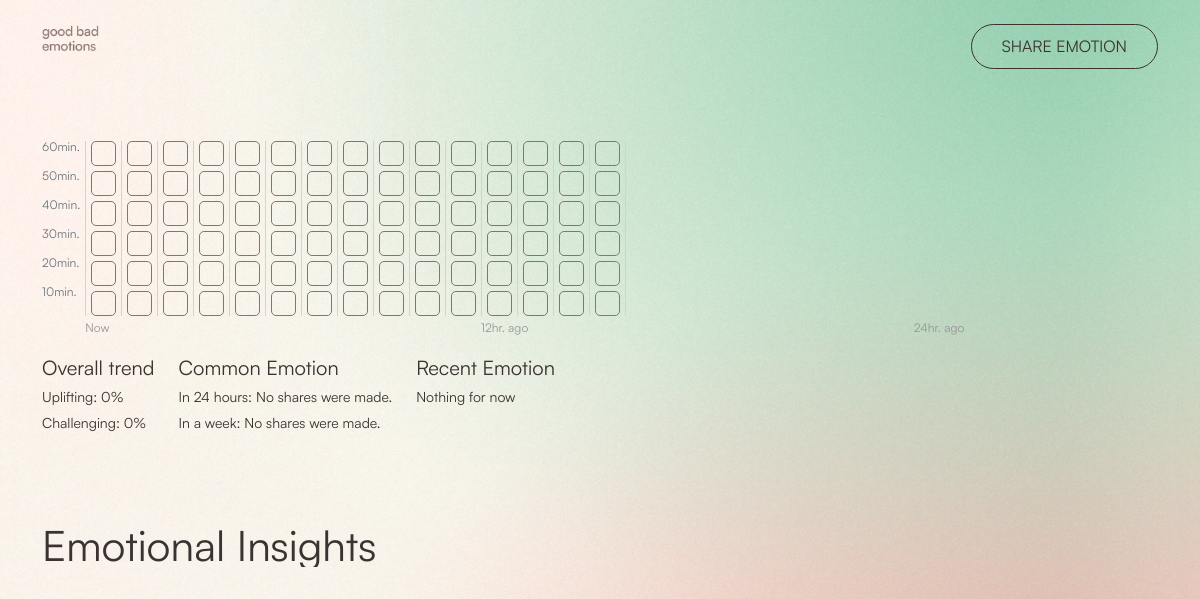
The page /emotions on the database as committed earlier.
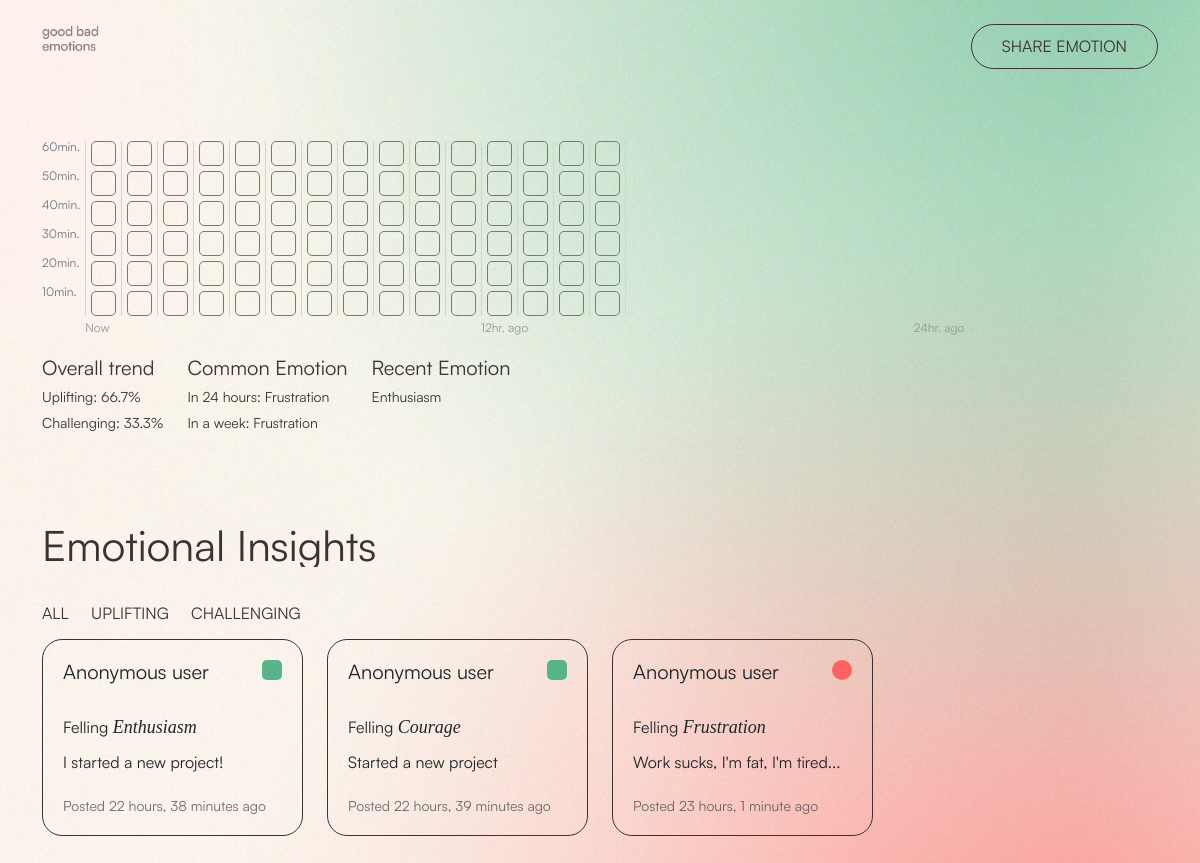
The same page on the database as committed later.
### onboarding/models.py (models this page shows, shortened)
class Emotion(models.Model):
    emotion = models.CharField(max_length=32)
    description = models.TextField(null=True, blank=True)
    type = models.CharField(max_length=16, choices=[('Positive', 'Positive'), ('Negative', 'Negative')], db_index=True)
    group = models.ForeignKey(EmotionGroup, related_name='emotions', on_delete=models.CASCADE)
    def __str__(self):
        return self.emotion

class UserEmotionData(models.Model):
    name = models.CharField(max_length=32, default='Anonymous user', blank=True, null=True, db_index=True)
    energy_choice = models.CharField(max_length=32)
    emotion = models.ForeignKey(Emotion, related_name='user_emotions', on_delete=models.CASCADE)
    reason = models.TextField(max_length=256, default='Chose not to share.', blank=False, null=True)
    created_on = models.DateTimeField(auto_now_add=True, db_index=True)
    class Meta:
        verbose_name_plural = "User Emotion Data"

### main/views.py (the view)
# urls.py: path('emotions', views.emotions, name='emotions'),
def emotions(request):
    current_time = now()
    last_24_hours = current_time - timedelta(hours=24)
    last_7_days = current_time - timedelta(days=7)
    emotion_filter = request.GET.get('filter', 'all')
    base_queryset = UserEmotionData.objects.filter(created_on__gte=last_24_hours).select_related('emotion')
    if emotion_filter == 'positive':
        user_data_queryset = base_queryset.filter(emotion__type='Positive')
    elif emotion_filter == 'negative':
        user_data_queryset = base_queryset.filter(emotion__type='Negative')
    else:
        user_data_queryset = base_queryset
    emotion_types = set(base_queryset.values_list('emotion__type', flat=True).distinct())
    has_positive = 'Positive' in emotion_types
    has_negative = 'Negative' in emotion_types
    emotion_counts = base_queryset.aggregate(
        total=Count('id'),
        positive=Count('id', filter=Q(emotion__type='Positive')),
        negative=Count('id', filter=Q(emotion__type='Negative'))
    )
    total_count = emotion_counts['total']
    if total_count:
        positive_percentage = (emotion_counts['positive'] / total_count * 100)
        negative_percentage = (emotion_counts['negative'] / total_count * 100)
    else:
        positive_percentage = negative_percentage = 0
    most_recent_emotion = base_queryset.order_by('-created_on').first()
    most_popular_24_hours = (
        base_queryset
        .values('emotion__emotion')
        .annotate(count=Count('id'))
        .order_by('-count')
        .first()
    )
    most_popular_7_days = (
        UserEmotionData.objects.filter(created_on__gte=last_7_days)
        .select_related('emotion')
        .values('emotion__emotion')
        .annotate(count=Count('id'))
        .order_by('-count')
        .first()
    )
    user_data_queryset = user_data_queryset.order_by('-created_on')
    paginator = Paginator(user_data_queryset, 8)
    try:
        page_number = int(request.GET.get('page', 1))
        page_number = max(1, min(page_number, paginator.num_pages))
    except (ValueError, TypeError):
        page_number = 1
    page_obj = paginator.page(page_number)
    tracker = EmotionTracker()
    tracker.update_blocks(current_time)
    tracker.add_emotion_data(page_obj)
    formatted_blocks = tracker.get_formatted_data()
    template = 'main/partials/emotion-data.html' if request.headers.get('HX-Request') else 'main/main.html'
    return render(request, template, {
        'user_data': page_obj,
        'has_positive': has_positive,
        'has_negative': has_negative,
        'hour_blocks': formatted_blocks,
        'current_filter': emotion_filter,
        'most_recent_emotion': most_recent_emotion.emotion if most_recent_emotion else None,
        'most_popular_24_days': most_popular_24_hours['emotion__emotion'] if most_popular_24_hours else None,
        'most_popular_7_days': most_popular_7_days['emotion__emotion'] if most_popular_7_days else None,
        'positive_percentage': round(positive_percentage, 1),
        'negative_percentage': round(negative_percentage, 1)
    })

### main/templates/main/main.html (shortened to what this page needs)
{% extends 'base.html' %}
{% load static %}
{% block styles %}
    <link rel="stylesheet" href="{% static 'main/main.css' %}">
{% endblock %}
{% block navbar_extras %}
    <a href="{% url 'step-one' %}" class="cta-button">
        <span>Share emotion</span>
        <div class="mark-group">
        </div>
    </a>
{% endblock %}
{% block content %}
    <div class="container">
        <section class="content-main">
            <div class="chart">
                <div class="row d-flex chart__overflow">
                    <div class="col-12 d-flex">
                        <div class="y-axis-labels">
                            {% for i in "654321"|make_list %}
                                <div class="time-label text-secondary">
                                    <span>{{ i }}0min.</span>
                                </div>
                            {% endfor %}
                        </div>
                        <div class="d-flex flex-column chart__wrapper">
                            <div class="d-flex">
                                {% for block in hour_blocks %}
                                    <div class="hour-block">
                                        <div class="intervals">
                                            {% for interval in block.intervals %}
                                                <div class="cube-tooltip-wrapper">
                                                    {% if interval.dominant == 'positive' %}
                                                        <div class="green-cube cube"
                                                             data-positive="{{ interval.positive }}"
                                                             data-negative="{{ interval.negative }}"></div>
                                                    {% elif interval.dominant == 'negative' %}
                                                        <div class="red-circle cube"
                                                             data-positive="{{ interval.positive }}"
                                                             data-negative="{{ interval.negative }}"></div>
                                                    {% elif interval.dominant == 'equal' %}
                                                        <div class="equal-circle cube"
                                                             data-positive="{{ interval.positive }}"
                                                             data-negative="{{ interval.negative }}"></div>
                                                    {% else %}
                                                        <div class="gray-cube cube"
                                                             data-positive="{{ interval.positive }}"
                                                             data-negative="{{ interval.negative }}"></div>
                                                    {% endif %}
                                                </div>
                                            {% endfor %}
                                        </div>
                                    </div>
                                {% endfor %}
                            </div>
                            <div class="d-flex justify-content-between x-axis-text">
                                <p>Now</p>
                                <p class="x-axis-text-12hr">12hr. ago</p>
                                <p class="x-axis-text-24hr">24hr. ago</p>
                            </div>
                        </div>
                    </div>
                    <div class="emotion-stats d-flex">
                        <div class="stat">
                            <h5 class="mt-3">Overall trend</h5>
                            <div class="d-flex flex-column">
                                <p class="d-flex align-items-center mt-0 mb-2 small-text">
                                    Uplifting: {{ positive_percentage }}%
                                </p>
                                <p class="d-flex align-items-center mt-0 small-text">
                                    Challenging: {{ negative_percentage }}%
                                </p>
                            </div>
                        </div>
                        <div class="stat">
                            <h5 class="mt-3">Common Emotion</h5>
                            <div class="d-flex flex-column">
                                <p class="d-flex align-items-center mt-0 mb-2 small-text">
                                    In 24 hours:
                                    {% if most_popular_24_days %}
                                    	{{ most_popular_24_days }}
                                    {% else %}
                                        No shares were made.
                                    {% endif %}
                                </p>
                                <p class="d-flex align-items-center mt-0 small-text">
                                    In a week:
                                    {% if most_popular_7_days %}
                                    	{{ most_popular_7_days }}
                                    {% else %}
                                        No shares were made.
                                    {% endif %}
                                </p>
                            </div>
                        </div>
                        <div class="stat">
                            <h5 class="mt-3">Recent Emotion</h5>
                            <div class="d-flex flex-column">
                                {% if most_recent_emotion %}
                                    <p class="d-flex align-items-center mt-0 small-text">
                                        {{ most_recent_emotion }}
                                    </p>
                                {% else %}
                                    <p class="mt-0 small-text">Nothing for now</p>
                                {% endif %}
                            </div>
                        </div>
                    </div>
                </div>
            </div>
            <div class="emotion-cards">
                <h2 class="emotion-cards__title">Emotional Insights</h2>
                {% if user_data %}
                    <div id="emotion-data">
                        <div class="d-flex justify-content-between cards-controls">
                            <div>
                                <button class="button-link button-link-reset button-link-mr"
                                        hx-get="{% querystring filter='all' page=None %}"
                                        hx-trigger="click"
                                        hx-target="#emotion-data"
                                        hx-swap="innerHTML">All
                                </button>
                                {% if has_positive %}
                                    <button class="button-link button-link-reset button-link-mr"
                                            hx-get="{% querystring filter='positive' page=None %}"
                                            hx-trigger="click"
                                            hx-target="#emotion-data"
                                            hx-swap="innerHTML">Uplifting
                                    </button>
                                {% endif %}
                                {% if has_negative %}
                                    <button class="button-link button-link-reset"
                                            hx-get="{% querystring filter='negative' page=None %}"
                                            hx-trigger="click"
                                            hx-target="#emotion-data"
                                            hx-swap="innerHTML">Challenging
                                    </button>
                                {% endif %}
                            </div>
                        </div>
                        <div class="row">
                            {% for data in user_data %}
                                <div class="col-sm-12 col-md-4 col-lg-3 gy-3 card-mt-reset">
                                    <div class="card card__wrapper">
                                        <div class="card-body">
                                            <div class="d-flex justify-content-between card-title__wrapper">
                                                <h5 class="card-title">{{ data.name }}</h5>
                                                <div>
                                                    <span class="mark {% if data.emotion.type == 'Positive' %} mark__positive{% else %} mark__negative{% endif %}"></span>
                                                </div>
                                            </div>
                                            <p class="card-emotion">Felling <span
                                                    class="text-times-new-roman">{{ data.emotion|title }}</span></p>
                                            <p class="card-text">{{ data.reason }}</p>
                                            <p class="card-time-posted">Posted {{ data.created_on|timesince }} ago</p>
                                        </div>
                                    </div>
                                </div>
                            {% endfor %}
                        </div>
                    </div>
                {% endif %}
            </div>
        </section>
    </div>
{% endblock %}

### templates/base.html (shortened to what this page needs)
{% load static %}
<!DOCTYPE html>
<html lang="en">
<head>
    <link href="https://cdn.jsdelivr.net/npm/bootstrap@5.3.3/dist/css/bootstrap.min.css" rel="stylesheet"
>
    <link rel="stylesheet" href="{% static 'styles/styles.css' %}">
    {% block styles %}{% endblock %}
</head>
<body>
<div class="container logo-container">
    <nav class="d-flex justify-content-between">
        <a class="logo" href="{% url 'index' %}"></a>
        {% block navbar_extras %}{% endblock %}
    </nav>
</div>
{% block content %}{% endblock %}
</body>
</html>

Rows that differ between the two databases and show on the page:
now on this page (row unchanged): Emotion: emotion "Frustration"
now on this page (row unchanged): Emotion: emotion "Enthusiasm"
added UserEmotionData: name "Anonymous user", emotion "Enthusiasm", reason "I started a new project!", created_on "22 hours, 38 minutes"
added UserEmotionData: name "Anonymous user", emotion "Courage", reason "Started a new project", created_on "22 hours, 39 minutes"
added UserEmotionData: name "Anonymous user", emotion "Frustration", reason "Work sucks, I'm fat, I'm tired...", created_on "23 hours, 1 minute"
Other text that changed with them:
{{ positive_percentage }}: "0" → "66.7"
{{ negative_percentage }}: "0" → "33.3"
text no longer shown: "No shares were made. No shares were made. Nothing for now"
text now shown: "ALL UPLIFTING CHALLENGING"
